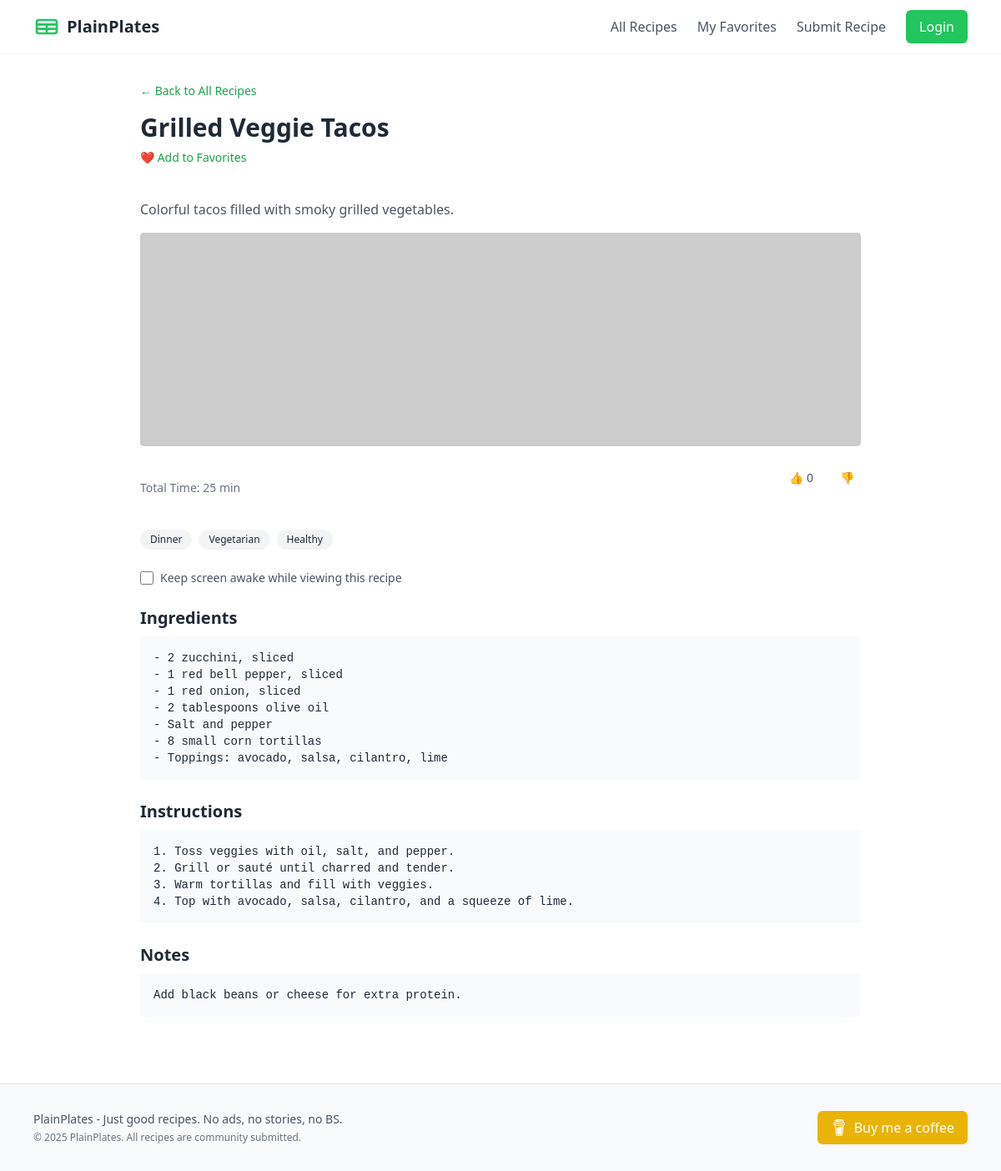
The page /recipes/grilled-veggie-tacos on the database its author committed.
### tables this page shows
CREATE TABLE recipes (
    id INTEGER PRIMARY KEY AUTOINCREMENT,
    title TEXT NOT NULL,
    slug TEXT UNIQUE NOT NULL,
    description TEXT NOT NULL,
    ingredients TEXT NOT NULL,
    instructions TEXT NOT NULL,
    notes TEXT,
    prep_time INTEGER NOT NULL,
    cook_time INTEGER NOT NULL,
    servings INTEGER NOT NULL DEFAULT 4,
    created_at TIMESTAMP NOT NULL DEFAULT CURRENT_TIMESTAMP,
    updated_at TIMESTAMP NOT NULL DEFAULT CURRENT_TIMESTAMP,
    user_id INTEGER,
    FOREIGN KEY (user_id) REFERENCES users (id)
);

CREATE TABLE categories (
    id INTEGER PRIMARY KEY AUTOINCREMENT,
    name TEXT NOT NULL,
    slug TEXT UNIQUE NOT NULL,
    description TEXT
);

### main.py (the view)
@app.get("/recipes/{slug}", response_class=HTMLResponse)
def recipe_detail(slug: str, request: Request):
    user = request.session.get("user")
    conn = sqlite3.connect(DB_PATH)
    conn.row_factory = sqlite3.Row
    cursor = conn.cursor()
    cursor.execute('''
        SELECT recipes.id, title, slug, description, ingredients, instructions, notes,
               prep_time, cook_time, COALESCE(SUM(recipe_votes.value), 0) as score, user_id
        FROM recipes
        LEFT JOIN recipe_votes ON recipes.id = recipe_votes.recipe_id
        WHERE slug = ?
        GROUP BY recipes.id
    ''', (slug,))
    row = cursor.fetchone()
    if not row:
        conn.close()
        return templates.TemplateResponse("404.html", {"request": request}, status_code=404)
    recipe = dict(row)
    vote = 0
    identifier = user["email"] if user else f"anon-{request.client.host}"
    cursor.execute("""
        SELECT value FROM recipe_votes
        WHERE recipe_id = ? AND identifier = ?
    """, (recipe["id"], identifier))
    vote_row = cursor.fetchone()
    vote = int(vote_row[0] / abs(vote_row[0])) if vote_row else 0
    cursor.execute('''
        SELECT name FROM recipe_categories
        JOIN categories ON recipe_categories.category_id = categories.id
        WHERE recipe_categories.recipe_id = ?
    ''', (recipe["id"],))
    recipe["tags"] = [cat["name"] for cat in cursor.fetchall()]
    is_favorited = False
    if user:
        cursor.execute("""
            SELECT 1 FROM user_favorites
            WHERE user_id = ? AND recipe_id = ?
        """, (user["id"], recipe["id"]))
        is_favorited = cursor.fetchone() is not None
    conn.close()
    return templates.TemplateResponse("recipe_detail.html", {
        "request": request,
        "recipe": recipe,
        "is_favorited": is_favorited,
        "vote": vote
    })

### templates/recipe_detail.html (shortened to what this page needs)
{% extends "base.html" %}
{% block content %}
<section class="max-w-4xl mx-auto px-4 py-8">
    <a href="/recipes"
        class="text-sm text-primary-600 hover:underline inline-block mb-4 -mt-5">
        ← Back to All Recipes
    </a>
    <h1 class="text-3xl font-bold mb-2">{{ recipe.title }}</h1>
    <div class="flex items-center justify-between text-sm text-gray-500 mb-6">
		<form method="post" action="/favorites/{{ recipe.id }}" class="mb-4">
			<button type="submit"
				class="text-sm text-primary-600 hover:underline">
				{% if is_favorited %}
					💔 Remove from Favorites
				{% else %}
					❤️ Add to Favorites
				{% endif %}
			</button>
		</form>
	</div>
    <p class="text-gray-600 mb-4">{{ recipe.description }}</p>
    <div class="mb-6 rounded overflow-hidden">
        <img src="/static/images/recipes{{ recipe.slug }}.jpg"
            onerror="this.onerror=null;this.src='https://placehold.co/400x200?text=Image Coming Soon'; this.classList.add('h-16');"
            alt="{{ recipe.title }}"
            class="w-full h-64 object-cover rounded">
    </div>
    <div class="flex items-center justify-between text-sm text-gray-500 mb-6">
        <span>Total Time: {{ recipe.prep_time + recipe.cook_time }} min</span>
		<div class="flex items-center gap-4 mb-6">
		<form method="post" action="/recipes/{{ recipe.id }}/vote">
			<button type="submit"
					class="flex items-center gap-1 text-sm px-2 py-1 rounded
						{% if vote == 1 %}bg-green-100 text-green-700{% else %}text-gray-600 hover:text-green-600{% endif %}">
			👍 {{ recipe.score }}
			</button>
		</form>
		<form method="post" action="/recipes/{{ recipe.id }}/vote">
			<button type="submit"
					class="text-sm px-2 py-1 rounded
						{% if vote == -1 %}bg-red-100 text-red-600{% else %}text-gray-600 hover:text-red-600{% endif %}">
			👎
			</button>
		</form>
		</div>
	</div>
    {% if recipe.tags %}
    <div class="flex flex-wrap gap-2 mb-6">
        {% for tag in recipe.tags %}
        <span class="bg-gray-100 text-gray-800 px-3 py-1 rounded-full text-xs">{{ tag }}</span>
        {% endfor %}
    </div>
    {% endif %}
    <div class="flex items-center gap-2 mb-6">
        <input type="checkbox" id="keep-awake" class="w-4 h-4">
        <label for="keep-awake" class="text-sm text-gray-600">
        Keep screen awake while viewing this recipe
        </label>
    </div>
    <h2 class="text-xl font-semibold mb-2">Ingredients</h2>
    <pre class="bg-gray-50 p-4 rounded text-sm whitespace-pre-wrap mb-6">{{ recipe.ingredients }}</pre>
    <h2 class="text-xl font-semibold mb-2">Instructions</h2>
    <pre class="bg-gray-50 p-4 rounded text-sm whitespace-pre-wrap mb-6">{{ recipe.instructions }}</pre>
    {% if recipe.notes %}
    <h2 class="text-xl font-semibold mb-2">Notes</h2>
    <pre class="bg-gray-50 p-4 rounded text-sm whitespace-pre-wrap">{{ recipe.notes }}</pre>
    {% endif %}
</section>
{% endblock %}

### rows shown on the page
recipes: title "Grilled Veggie Tacos", description "Colorful tacos filled with smoky grilled vegetables.", recipe.prep_time+recipe.cook_time "25", ingredients "- 2 zucchini, sliced - 1 red bell pepper, sliced - 1 red onion, sliced - 2 tablespoons olive oil - Salt and pepper - 8 small corn tortillas - Toppings: avocado, salsa, cilantro, lime", instructions "1. Toss veggies with oil, salt, and pepper. 2. Grill or sauté until charred and tender. 3. Warm tortillas and fill with veggies. 4. Top with avocado, salsa, cilantro, and a squeeze of lime.", notes "Add black beans or cheese for extra protein."
categories: name "Dinner"
categories: name "Vegetarian"
categories: name "Healthy"

### other values the page prints
{{ recipe.score }} "0"
